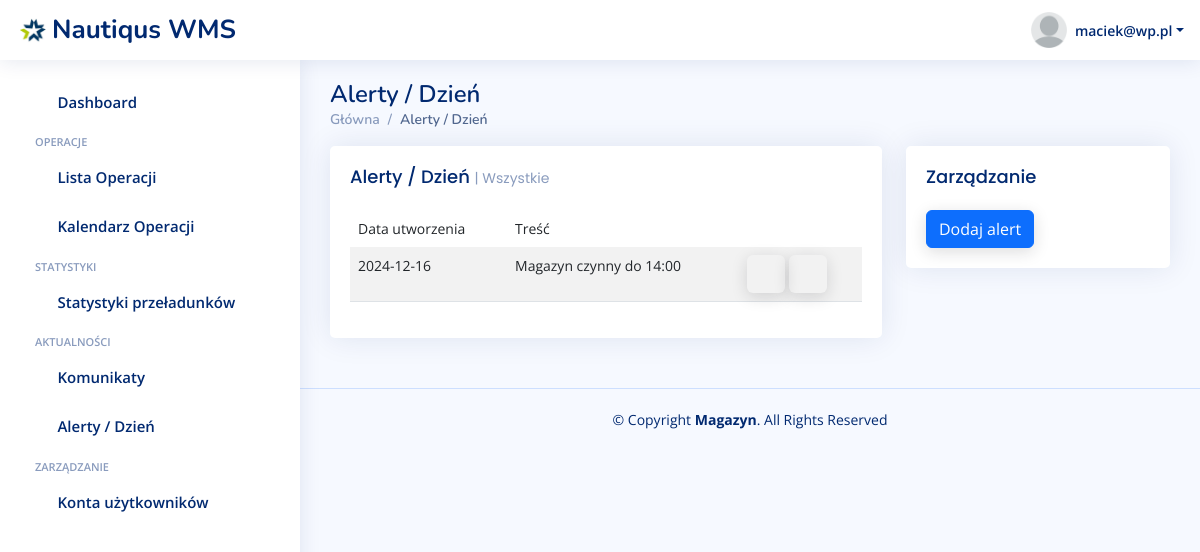
/alerty (signed in), run on an earlier commit of the app's database.
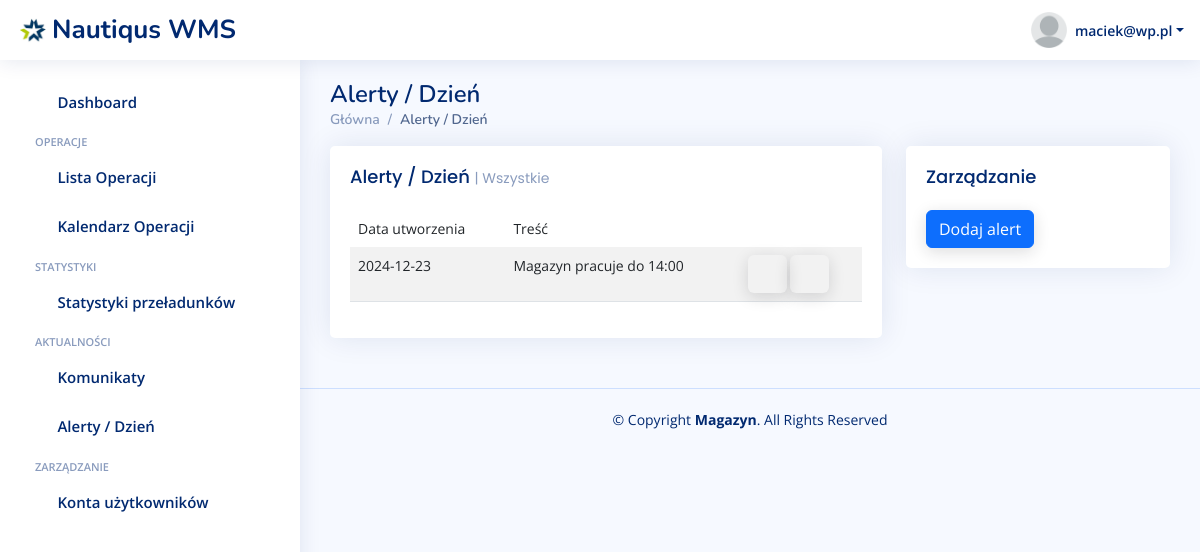
And on a later commit of the database.
### warehouse/models.py (models this page shows, shortened)
class DayAlert(models.Model):
    message = models.TextField()
    date = models.DateField()
    added_by = models.ForeignKey(CustomUser, on_delete=models.CASCADE)

### warehouse/views.py (the view)
# urls.py: path('alerty', views.day_alerts, name='day_alerts'),
@login_required
def day_alerts(request):
    day_alerts = DayAlert.objects.all().order_by('-date')
    context = {'day_alerts': day_alerts,
               }
    return render(request, 'warehouse/day-alerts.html', context)

### warehouse/templates/warehouse/day-alerts.html (shortened to what this page needs)
{% extends 'base.html' %}
{% load static %}
{% static "" as staticUrl %}
{% block content %}
<main id="main" class="main">
    <div class="pagetitle">
        <h1>Alerty / Dzień</h1>
        <nav>
            <ol class="breadcrumb">
                <li class="breadcrumb-item"><a href="index-panel.html">Główna</a></li>
                <li class="breadcrumb-item active">Alerty / Dzień</li>
            </ol>
        </nav>
    </div>
    <section class="section dashboard">
        <div class="row">
            <div class="col-lg-8">
                <div class="row">
                    <div class="col-12">
                        <div class="card recent-sales ">
                            <div class="filter">
                                <a class="icon" href="#" data-bs-toggle="dropdown"><i class="bi bi-three-dots"></i></a>
                            </div>
                            <div class="card-body">
                                <h5 class="card-title">Alerty / Dzień <span>| Wszystkie</span></h5>
                                <table class="table table-striped">
                                  <thead>
                                    <tr class="bg-white">
                                      <th scope="col">Data utworzenia</th>
                                      <th scope="col">Treść</th>
                                        <th scope="col"></th>
                                    </tr>
                                  </thead>
                                  <tbody>
                                  {% for day_alert in day_alerts %}
                                    <tr>
                                      <th scope="row">{{ day_alert.date|date:"Y-m-d" }}</th>
                                      <td>{{ day_alert.message }}</td>
                                        <td>
                                            <a data-bs-toggle="modal" data-bs-target="#exampleModal-{{ day_alert.id }}" class="btn "><i class="bi bi-pencil-square"></i></a>
                                            <a href="/alerty/usun/{{ day_alert.pk }}" class="btn "><i class="bi bi-trash"></i></a>
                                        </td>
                                    </tr>
                                  {% endfor %}
                                  </tbody>
                                </table>
                            </div>
                        </div>
                    </div>
                </div>
            </div>
            <div class="col-lg-4">
                <div class="card">
                    <div class="filter">
                        <a class="icon" href="#" data-bs-toggle="dropdown"><i class="bi bi-three-dots"></i></a>
                    </div>
                    <div class="card-body">
                        <h5 class="card-title">Zarządzanie</h5>
                            <div class="col-6">
                                        <a data-bs-toggle="modal" data-bs-target="#exampleModal-dodaj" class="btn btn-primary">Dodaj alert</a>
                                    </div>
                    </div>
                </div>
            </div>
        </div>
    </section>
</main>
{% endblock %}

What changed in the data, as far as the page shows it:
removed DayAlert: date "2024-12-16", message "Magazyn czynny do 14:00"
added DayAlert: date "2024-12-23", message "Magazyn pracuje do 14:00"
